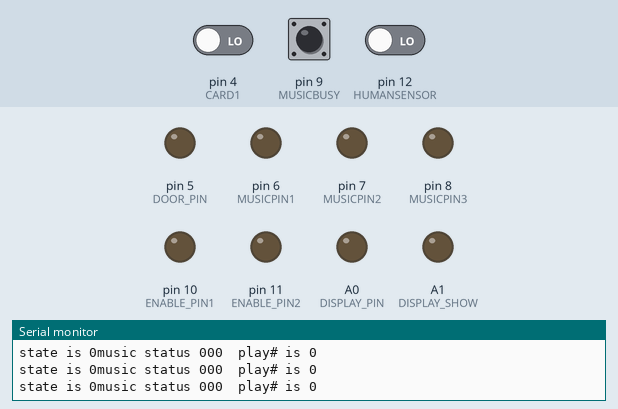
This sketch was run on a simulated Arduino Uno, built with avr-gcc and run on an emulated ATmega328P. On the bench: output pins drawn as LEDs (lit = HIGH), the last lines printed to the serial monitor. The inputs (shaded band) are chosen by the test bench; at power-on: pin 12 (HUMANSENSOR) LOW, pin 9 (MUSICBUSY) HIGH, pin 4 (CARD1) LOW.

Above: at 11.2 s.
11.3 s: pin 12 (HUMANSENSOR) driven HIGH
At 13.1 s:
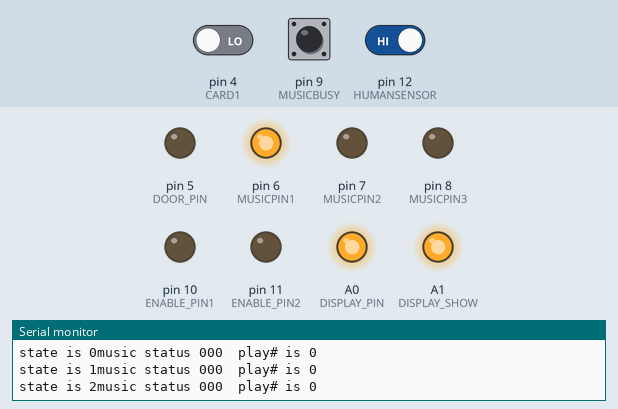
At 14.0 s:
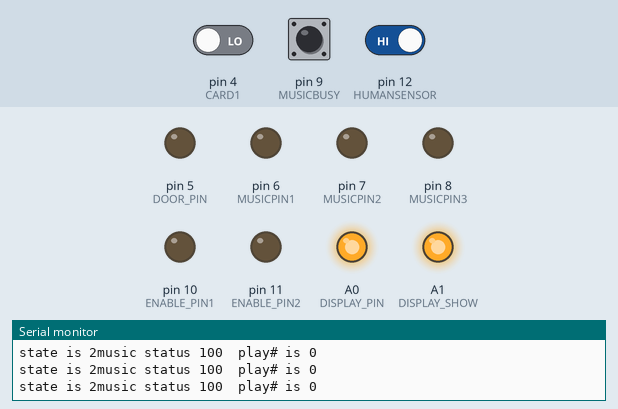
14.3 s: pin 9 (MUSICBUSY) pulled LOW for 0.15 s
At 14.7 s:
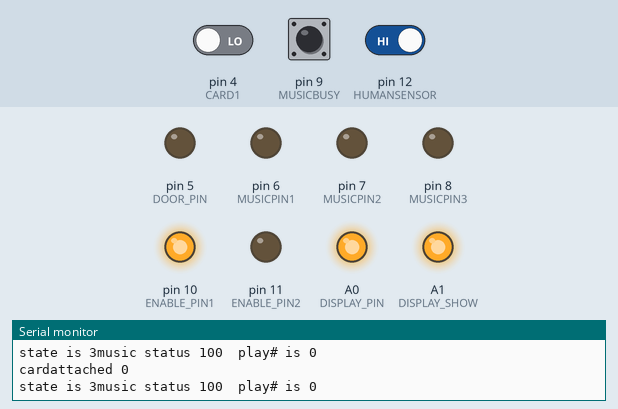
Timing chart, 0 to 17.3 s (numbered marks = the images above; inputs shaded):
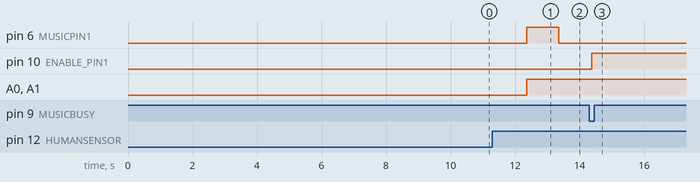

Measured:
- after the input at 11.3 s, pin 6 (MUSICPIN1): LOW → HIGH after 1.1 s, → LOW 1.0 s later; A0 (DISPLAY_PIN): LOW → HIGH after 1.1 s; A1 (DISPLAY_SHOW): LOW → HIGH after 1.0 s
- after the input at 14.3 s, pin 10 (ENABLE_PIN1): LOW → HIGH after 0.07 s

The sketch:

heartbeat.ino
```cpp
// 继电器控制？？？？？？？？
// 接收busy口 high = working
// 每个音频1对output口

#define HUMANSENSOR 12
#define DISPLAY_PIN A0
#define DISPLAY_SHOW A1
#define MUSICPIN1 6
#define MUSICPIN2 7
#define MUSICPIN3 8
#define MUSICBUSY 9
#define ENABLE_PIN1 10
#define ENABLE_PIN2 11
#define DOOR_PIN 5
#define CARD1 4
#define CARD2 3
int musicPins[] = {MUSICPIN1, MUSICPIN2, MUSICPIN3};
int enablePins[] = {ENABLE_PIN1, ENABLE_PIN2};
int musicPlayed[] = {0,0,0};
bool disableRFID = true;
bool displayShow = false;

int gameState = 0;
bool displayed = false;

void setup(){
  Serial.begin(9600);
  delay(10000); //5 min (10s for test)
  pinMode(HUMANSENSOR, INPUT);
  pinMode(MUSICPIN1, OUTPUT);
  pinMode(MUSICPIN2, OUTPUT);
  pinMode(MUSICPIN3, OUTPUT);
  pinMode(MUSICBUSY, INPUT_PULLUP);
  pinMode(ENABLE_PIN1, OUTPUT);
  pinMode(ENABLE_PIN2, OUTPUT);
  pinMode(DOOR_PIN, OUTPUT);
  pinMode(CARD1, INPUT);
  pinMode(CARD2, INPUT);
  pinMode(DISPLAY_PIN, OUTPUT);
  pinMode(DISPLAY_SHOW, OUTPUT);

  digitalWrite(DISPLAY_PIN, LOW);
  digitalWrite(MUSICPIN1, LOW);
  digitalWrite(MUSICPIN2, LOW);
  digitalWrite(MUSICPIN3, LOW);

}

void loop(){
  Serial.print("state is "); Serial.print(gameState);
  Serial.print("music status "); Serial.print(musicPlayed[0]);Serial.print(musicPlayed[1]);Serial.print(musicPlayed[2]);
  Serial.print("  play# is "); Serial.println(musicPlayed[1]);

  // Serial.println("card 1 is" + digitalRead(CARD1));
  // Serial.println("card 2 is" + digitalRead(CARD2));
  // Serial.println("music busy is" + digitalRead(MUSICBUSY));
  RFIDDisable(1);
  RFIDDisable(2);

  switch (gameState) {
    case 0: // initial state
      if(digitalRead(HUMANSENSOR)) gameState = 1;
      digitalWrite(DISPLAY_SHOW, LOW);

      break;
    case 1: // player entrance, A4 working
      delay(1000); //10s
      gameState = 2;
            digitalWrite(DISPLAY_SHOW, HIGH);

      break;
    case 2: // after 10s dalay
      if(!displayed) displayStart();
      if(musicPlayed[0] == 0) playMusic(1);
      if(!digitalRead(MUSICBUSY)&& musicPlayed[0]>0) gameState = 3;
      break;
    case 3: // RFID A working
      RFIDEnable(1);
      if(card1Action() == true) gameState = 4;
      break;
    case 4: // RFID BC working
      RFIDDisable(1);
      RFIDEnable(2);
      if(card2Action() == true) {
        if(musicPlayed[2] == 0) playMusic(3);
        delay(1000);
      }
      if(musicPlayed[2]>0 && !digitalRead(MUSICBUSY))
        gameState = 5;
      break;
    case 5: //
      openDoor();
      break;
  }
}
void displayStart(){
  digitalWrite(DISPLAY_PIN, LOW);
  delay(10);
  digitalWrite(DISPLAY_PIN, HIGH);
  displayed = true;
}

void RFIDEnable(int i){
  digitalWrite(enablePins[i-1], HIGH);
  // Serial.print(enablePins[i-1]); Serial.print(" "); Serial.println(LOW);
}

void RFIDDisable(int i){
  digitalWrite(enablePins[i-1], LOW);
  // Serial.print(enablePins[i-1]); Serial.print(" "); Serial.println(HIGH);

}

void playMusic(int i){
  digitalWrite(musicPins[i-1], HIGH);
 delay(1000);
 digitalWrite(musicPins[i-1], LOW);
  musicPlayed[i-1]++;
}

bool card1Action(){
  bool cardAttached = false;
  Serial.print("cardattached ");Serial.println(cardAttached);
  if(digitalRead(CARD1)&&!cardAttached && !digitalRead(MUSICBUSY)){
    cardAttached = true;
    playMusic(2);
    delay(2000); //delay 2s
  }

  if(!digitalRead(CARD1) && cardAttached){
    cardAttached = false;
  }
  if(musicPlayed[1] >= 3) return true;
  return false;
}

bool card2Action(){
  return (digitalRead(CARD2));
}

void openDoor(){
  digitalWrite(DOOR_PIN, HIGH);
}
```
